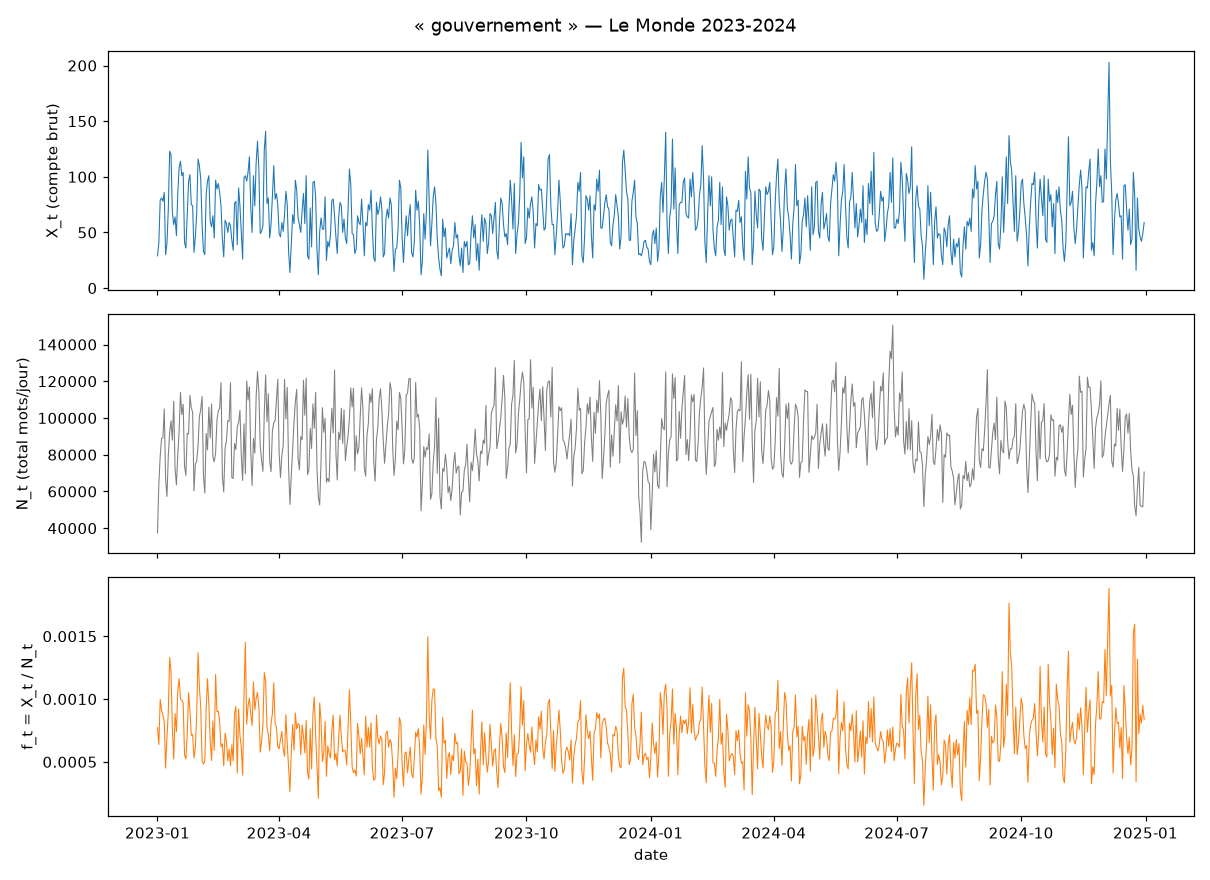

Source code (Python):
"""Module 0 — regarder la serie 'gouvernement' (Le Monde, 2023-2024)."""
import pandas as pd
import matplotlib.pyplot as plt

df = pd.read_csv("paper/donnees_maths/gouvernement_lemonde.csv")
df["date"] = pd.to_datetime(df["date"], format="%Y%m%d")
df["f_t"] = df["X_t"] / df["N_t"]

# --- quelques chiffres ---
print("jours          :", len(df))
print("X_t  moyenne   :", round(df["X_t"].mean(), 1))
print("X_t  variance  :", round(df["X_t"].var(), 1))
print("N_t  moyenne   :", round(df["N_t"].mean(), 0))
print("f_t  moyenne   :", round(df["f_t"].mean(), 6))
print("correlation X_t vs N_t :", round(df["X_t"].corr(df["N_t"]), 2))

# --- 3 graphes ---
fig, ax = plt.subplots(3, 1, figsize=(11, 8), sharex=True)
ax[0].plot(df["date"], df["X_t"], lw=.7); ax[0].set_ylabel("X_t (compte brut)")
ax[1].plot(df["date"], df["N_t"], lw=.7, color="gray"); ax[1].set_ylabel("N_t (total mots/jour)")
ax[2].plot(df["date"], df["f_t"], lw=.7, color="C1"); ax[2].set_ylabel("f_t = X_t / N_t")
ax[2].set_xlabel("date")
fig.suptitle("« gouvernement » — Le Monde 2023-2024")
fig.tight_layout()
fig.savefig("paper/donnees_maths/m0_regarder.png", dpi=110)
print("\n-> graphe : paper/donnees_maths/m0_regarder.png")
